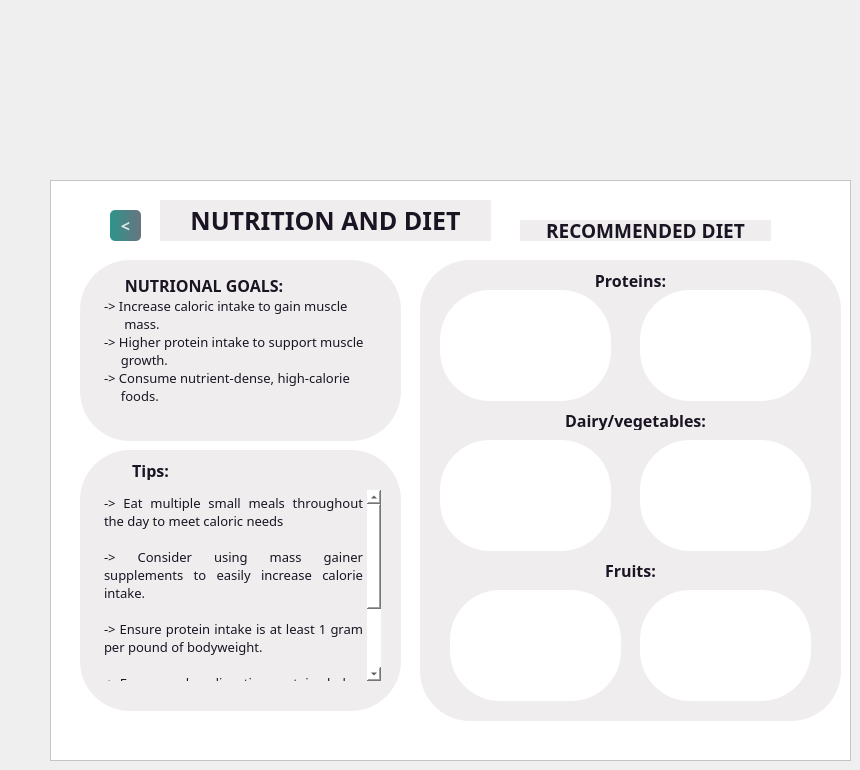
    <widget class="QWidget" name="Ectomorphnutrients">
     <widget class="QFrame" name="frame_8">
      <property name="geometry">
       <rect>
        <x>50</x>
        <y>180</y>
        <width>801</width>
        <height>581</height>
       </rect>
      </property>
      <property name="styleSheet">
       <string notr="true">background-color: rgb(255, 255, 255);</string>
      </property>
      <property name="frameShape">
       <enum>QFrame::Shape::StyledPanel</enum>
      </property>
      <property name="frameShadow">
       <enum>QFrame::Shadow::Raised</enum>
      </property>
      <widget class="QLabel" name="label_22">
       <property name="geometry">
        <rect>
         <x>110</x>
         <y>20</y>
         <width>331</width>
         <height>41</height>
        </rect>
       </property>
       <property name="font">
        <font>
         <family>Sitka Banner</family>
         <pointsize>19</pointsize>
         <bold>true</bold>
        </font>
       </property>
       <property name="styleSheet">
        <string notr="true">
border-radius:150px;
color: #1A1423;

background-color: #F0EDEE;
</string>
       </property>
       <property name="text">
        <string>NUTRITION AND DIET</string>
       </property>
       <property name="alignment">
        <set>Qt::AlignmentFlag::AlignCenter</set>
       </property>
      </widget>
      <widget class="QLabel" name="label_23">
       <property name="geometry">
        <rect>
         <x>30</x>
         <y>80</y>
         <width>321</width>
         <height>181</height>
        </rect>
       </property>
       <property name="styleSheet">
        <string notr="true">
background-color: #F0EDEE;
border-radius:50px;</string>
       </property>
       <property name="text">
        <string/>
       </property>
      </widget>
      <widget class="QTextBrowser" name="textBrowser_2">
       <property name="geometry">
        <rect>
         <x>50</x>
         <y>90</y>
         <width>271</width>
         <height>151</height>
        </rect>
       </property>
       <property name="font">
        <font>
         <family>Sitka Banner</family>
         <pointsize>9</pointsize>
        </font>
       </property>
       <property name="styleSheet">
        <string notr="true">color: #1A1423;
background-color: #F0EDEE;
border-radius:50px;</string>
       </property>
       <property name="html">
        <string>&lt;!DOCTYPE HTML PUBLIC &quot;-//W3C//DTD HTML 4.0//EN&quot; &quot;http://www.w3.org/TR/REC-html40/strict.dtd&quot;&gt;
&lt;html&gt;&lt;head&gt;&lt;meta name=&quot;qrichtext&quot; content=&quot;1&quot; /&gt;&lt;meta charset=&quot;utf-8&quot; /&gt;&lt;style type=&quot;text/css&quot;&gt;
p, li { white-space: pre-wrap; }
hr { height: 1px; border-width: 0; }
li.unchecked::marker { content: &quot;\2610&quot;; }
li.checked::marker { content: &quot;\2612&quot;; }
&lt;/style&gt;&lt;/head&gt;&lt;body style=&quot; font-family:'Sitka Banner'; font-size:9pt; font-weight:400; font-style:normal;&quot;&gt;
&lt;p align=&quot;justify&quot; style=&quot; margin-top:0px; margin-bottom:0px; margin-left:0px; margin-right:0px; -qt-block-indent:0; text-indent:0px;&quot;&gt;&lt;span style=&quot; font-weight:700;&quot;&gt;    &lt;/span&gt;&lt;span style=&quot; font-size:12pt; font-weight:700;&quot;&gt;  NUTRIONAL GOALS:&lt;/span&gt;&lt;/p&gt;
&lt;p align=&quot;justify&quot; style=&quot; margin-top:0px; margin-bottom:0px; margin-left:0px; margin-right:0px; -qt-block-indent:0; text-indent:0px;&quot;&gt;&lt;span style=&quot; font-size:10pt;&quot;&gt;-&amp;gt; Increase caloric intake to gain muscle &lt;/span&gt;&lt;/p&gt;
&lt;p align=&quot;justify&quot; style=&quot; margin-top:0px; margin-bottom:0px; margin-left:0px; margin-right:0px; -qt-block-indent:0; text-indent:0px;&quot;&gt;&lt;span style=&quot; font-size:10pt;&quot;&gt;      mass.&lt;/span&gt;&lt;/p&gt;
&lt;p align=&quot;justify&quot; style=&quot; margin-top:0px; margin-bottom:0px; margin-left:0px; margin-right:0px; -qt-block-indent:0; text-indent:0px;&quot;&gt;&lt;span style=&quot; font-size:10pt;&quot;&gt;-&amp;gt; Higher protein intake to support muscle  &lt;/span&gt;&lt;/p&gt;
&lt;p align=&quot;justify&quot; style=&quot; margin-top:0px; margin-bottom:0px; margin-left:0px; margin-right:0px; -qt-block-indent:0; text-indent:0px;&quot;&gt;&lt;span style=&quot; font-size:10pt;&quot;&gt;     growth.&lt;/span&gt;&lt;/p&gt;
&lt;p align=&quot;justify&quot; style=&quot; margin-top:0px; margin-bottom:0px; margin-left:0px; margin-right:0px; -qt-block-indent:0; text-indent:0px;&quot;&gt;&lt;span style=&quot; font-size:10pt;&quot;&gt;-&amp;gt; Consume nutrient-dense, high-calorie &lt;/span&gt;&lt;/p&gt;
&lt;p align=&quot;justify&quot; style=&quot; margin-top:0px; margin-bottom:0px; margin-left:0px; margin-right:0px; -qt-block-indent:0; text-indent:0px;&quot;&gt;&lt;span style=&quot; font-size:10pt;&quot;&gt;     foods.&lt;/span&gt;&lt;/p&gt;&lt;/body&gt;&lt;/html&gt;</string>
       </property>
      </widget>
      <widget class="QLabel" name="label_24">
       <property name="geometry">
        <rect>
         <x>470</x>
         <y>40</y>
         <width>251</width>
         <height>21</height>
        </rect>
       </property>
       <property name="font">
        <font>
         <family>Sitka Banner</family>
         <pointsize>14</pointsize>
         <bold>true</bold>
        </font>
       </property>
       <property name="styleSheet">
        <string notr="true">background-color: #F0EDEE;
border-radius:50px;

color: #1A1423;
</string>
       </property>
       <property name="text">
        <string>RECOMMENDED DIET</string>
       </property>
       <property name="alignment">
        <set>Qt::AlignmentFlag::AlignCenter</set>
       </property>
      </widget>
      <widget class="QLabel" name="label_34">
       <property name="geometry">
        <rect>
         <x>390</x>
         <y>110</y>
         <width>171</width>
         <height>111</height>
        </rect>
       </property>
       <property name="mouseTracking">
        <bool>false</bool>
       </property>
       <property name="tabletTracking">
        <bool>false</bool>
       </property>
       <property name="acceptDrops">
        <bool>false</bool>
       </property>
       <property name="autoFillBackground">
        <bool>false</bool>
       </property>
       <property name="styleSheet">
        <string notr="true">border-image: url(:/images/meats.jpg);
border-radius:50px;
</string>
       </property>
       <property name="frameShape">
        <enum>QFrame::Shape::NoFrame</enum>
       </property>
       <property name="text">
        <string/>
       </property>
       <property name="pixmap">
        <pixmap>:/meats.jpg</pixmap>
       </property>
       <property name="scaledContents">
        <bool>true</bool>
       </property>
       <property name="wordWrap">
        <bool>false</bool>
       </property>
      </widget>
      <widget class="QLabel" name="label_25">
       <property name="geometry">
        <rect>
         <x>370</x>
         <y>80</y>
         <width>421</width>
         <height>461</height>
        </rect>
       </property>
       <property name="styleSheet">
        <string notr="true">
background-color: #F0EDEE;
border-radius:50px;</string>
       </property>
       <property name="text">
        <string/>
       </property>
      </widget>
      <widget class="QLabel" name="label_35">
       <property name="geometry">
        <rect>
         <x>590</x>
         <y>110</y>
         <width>171</width>
         <height>111</height>
        </rect>
       </property>
       <property name="styleSheet">
        <string notr="true">border-image: url(:/images/diet.jpg);
border-radius:50px;</string>
       </property>
       <property name="text">
        <string/>
       </property>
       <property name="pixmap">
        <pixmap>:/diet.jpg</pixmap>
       </property>
       <property name="scaledContents">
        <bool>true</bool>
       </property>
      </widget>
      <widget class="QLabel" name="label_36">
       <property name="geometry">
        <rect>
         <x>390</x>
         <y>260</y>
         <width>171</width>
         <height>111</height>
        </rect>
       </property>
       <property name="styleSheet">
        <string notr="true">border-image:url(:/images/C:/Users/DELL/Downloads/ectomorph);
border-image: url(:/images/broc.jpg);
border-radius:50px;</string>
       </property>
       <property name="text">
        <string/>
       </property>
       <property name="pixmap">
        <pixmap>:/broc.jpg</pixmap>
       </property>
       <property name="scaledContents">
        <bool>true</bool>
       </property>
      </widget>
      <widget class="QLabel" name="label_37">
       <property name="geometry">
        <rect>
         <x>590</x>
         <y>260</y>
         <width>171</width>
         <height>111</height>
        </rect>
       </property>
       <property name="styleSheet">
        <string notr="true">border-image:url(:/images/C:/Users/DELL/Downloads/ectomorph);
border-image: url(:/images/yogurt.jpg);
border-radius:50px;</string>
       </property>
       <property name="text">
        <string/>
       </property>
       <property name="pixmap">
        <pixmap>:/yogurt.jpg</pixmap>
       </property>
       <property name="scaledContents">
        <bool>true</bool>
       </property>
      </widget>
      <widget class="QLabel" name="label_38">
       <property name="geometry">
        <rect>
         <x>400</x>
         <y>410</y>
         <width>171</width>
         <height>111</height>
        </rect>
       </property>
       <property name="styleSheet">
        <string notr="true">border-image:url(:/images/C:/Users/DELL/Downloads/ectomorph);
border-image: url(:/images/oranges.jpg);
border-radius:50px;</string>
       </property>
       <property name="text">
        <string/>
       </property>
       <property name="pixmap">
        <pixmap>:/oranges.jpg</pixmap>
       </property>
       <property name="scaledContents">
        <bool>true</bool>
       </property>
      </widget>
      <widget class="QLabel" name="label_39">
       <property name="geometry">
        <rect>
         <x>590</x>
         <y>410</y>
         <width>171</width>
         <height>111</height>
        </rect>
       </property>
       <property name="styleSheet">
        <string notr="true">border-image:url(:/images/C:/Users/DELL/Downloads/ectomorph);
border-image: url(:/images/bananas.jpg);
border-radius:50px;</string>
       </property>
       <property name="text">
        <string/>
       </property>
       <property name="pixmap">
        <pixmap>:/bananas.jpg</pixmap>
       </property>
       <property name="scaledContents">
        <bool>true</bool>
       </property>
      </widget>
      <widget class="QLabel" name="label_26">
       <property name="geometry">
        <rect>
         <x>530</x>
         <y>90</y>
         <width>101</width>
         <height>20</height>
        </rect>
       </property>
       <property name="font">
        <font>
         <family>Sitka Banner</family>
         <pointsize>12</pointsize>
         <bold>true</bold>
        </font>
       </property>
       <property name="styleSheet">
        <string notr="true">background-color: #F0EDEE;
border-radius:50px;

color: #1A1423;
</string>
       </property>
       <property name="text">
        <string>Proteins:</string>
       </property>
       <property name="alignment">
        <set>Qt::AlignmentFlag::AlignCenter</set>
       </property>
      </widget>
      <widget class="QLabel" name="label_27">
       <property name="geometry">
        <rect>
         <x>510</x>
         <y>230</y>
         <width>151</width>
         <height>20</height>
        </rect>
       </property>
       <property name="font">
        <font>
         <family>Sitka Banner</family>
         <pointsize>12</pointsize>
         <bold>true</bold>
        </font>
       </property>
       <property name="styleSheet">
        <string notr="true">background-color: #F0EDEE;
border-radius:50px;

color: #1A1423;
</string>
       </property>
       <property name="text">
        <string>Dairy/vegetables:</string>
       </property>
       <property name="alignment">
        <set>Qt::AlignmentFlag::AlignCenter</set>
       </property>
      </widget>
      <widget class="QLabel" name="label_31">
       <property name="geometry">
        <rect>
         <x>530</x>
         <y>380</y>
         <width>101</width>
         <height>20</height>
        </rect>
       </property>
       <property name="font">
        <font>
         <family>Sitka Banner</family>
         <pointsize>12</pointsize>
         <bold>true</bold>
        </font>
       </property>
       <property name="styleSheet">
        <string notr="true">background-color: #F0EDEE;
border-radius:50px;

color: #1A1423;
</string>
       </property>
       <property name="text">
        <string>Fruits:</string>
       </property>
       <property name="alignment">
        <set>Qt::AlignmentFlag::AlignCenter</set>
       </property>
      </widget>
      <widget class="QLabel" name="label_32">
       <property name="geometry">
        <rect>
         <x>30</x>
         <y>270</y>
         <width>321</width>
         <height>261</height>
        </rect>
       </property>
       <property name="styleSheet">
        <string notr="true">
background-color: #F0EDEE;
border-radius:50px;</string>
       </property>
       <property name="text">
        <string/>
       </property>
      </widget>
      <widget class="QLabel" name="label_33">
       <property name="geometry">
        <rect>
         <x>50</x>
         <y>280</y>
         <width>101</width>
         <height>20</height>
        </rect>
       </property>
       <property name="font">
        <font>
         <family>Sitka Banner</family>
         <pointsize>12</pointsize>
         <bold>true</bold>
        </font>
       </property>
       <property name="styleSheet">
        <string notr="true">background-color: #F0EDEE;
border-radius:50px;

color: #1A1423;
</string>
       </property>
       <property name="text">
        <string>Tips:</string>
       </property>
       <property name="alignment">
        <set>Qt::AlignmentFlag::AlignCenter</set>
       </property>
      </widget>
      <widget class="QTextBrowser" name="textBrowser_3">
       <property name="geometry">
        <rect>
         <x>50</x>
         <y>310</y>
         <width>281</width>
         <height>191</height>
        </rect>
       </property>
       <property name="font">
        <font>
         <family>Sitka Banner</family>
         <pointsize>9</pointsize>
        </font>
       </property>
       <property name="styleSheet">
        <string notr="true">color: #1A1423;
background-color: #F0EDEE;
border-radius:50px;</string>
       </property>
       <property name="html">
        <string>&lt;!DOCTYPE HTML PUBLIC &quot;-//W3C//DTD HTML 4.0//EN&quot; &quot;http://www.w3.org/TR/REC-html40/strict.dtd&quot;&gt;
&lt;html&gt;&lt;head&gt;&lt;meta name=&quot;qrichtext&quot; content=&quot;1&quot; /&gt;&lt;meta charset=&quot;utf-8&quot; /&gt;&lt;style type=&quot;text/css&quot;&gt;
p, li { white-space: pre-wrap; }
hr { height: 1px; border-width: 0; }
li.unchecked::marker { content: &quot;\2610&quot;; }
li.checked::marker { content: &quot;\2612&quot;; }
&lt;/style&gt;&lt;/head&gt;&lt;body style=&quot; font-family:'Sitka Banner'; font-size:9pt; font-weight:400; font-style:normal;&quot;&gt;
&lt;p align=&quot;justify&quot; style=&quot; margin-top:0px; margin-bottom:0px; margin-left:0px; margin-right:0px; -qt-block-indent:0; text-indent:0px;&quot;&gt;&lt;span style=&quot; font-size:10pt;&quot;&gt;-&amp;gt; Eat multiple small meals throughout the day to meet caloric needs&lt;/span&gt;&lt;/p&gt;
&lt;p align=&quot;justify&quot; style=&quot;-qt-paragraph-type:empty; margin-top:0px; margin-bottom:0px; margin-left:0px; margin-right:0px; -qt-block-indent:0; text-indent:0px; font-size:10pt;&quot;&gt;&lt;br /&gt;&lt;/p&gt;
&lt;p align=&quot;justify&quot; style=&quot; margin-top:0px; margin-bottom:0px; margin-left:0px; margin-right:0px; -qt-block-indent:0; text-indent:0px;&quot;&gt;&lt;span style=&quot; font-size:10pt;&quot;&gt;-&amp;gt; Consider using mass gainer supplements to easily increase calorie       intake.&lt;/span&gt;&lt;/p&gt;
&lt;p align=&quot;justify&quot; style=&quot;-qt-paragraph-type:empty; margin-top:0px; margin-bottom:0px; margin-left:0px; margin-right:0px; -qt-block-indent:0; text-indent:0px; font-size:10pt;&quot;&gt;&lt;br /&gt;&lt;/p&gt;
&lt;p align=&quot;justify&quot; style=&quot; margin-top:0px; margin-bottom:0px; margin-left:0px; margin-right:0px; -qt-block-indent:0; text-indent:0px;&quot;&gt;&lt;span style=&quot; font-size:10pt;&quot;&gt;-&amp;gt; Ensure protein intake is at least 1 gram per pound of bodyweight.&lt;/span&gt;&lt;/p&gt;
&lt;p align=&quot;justify&quot; style=&quot;-qt-paragraph-type:empty; margin-top:0px; margin-bottom:0px; margin-left:0px; margin-right:0px; -qt-block-indent:0; text-indent:0px; font-size:10pt;&quot;&gt;&lt;br /&gt;&lt;/p&gt;
&lt;p align=&quot;justify&quot; style=&quot; margin-top:0px; margin-bottom:0px; margin-left:0px; margin-right:0px; -qt-block-indent:0; text-indent:0px;&quot;&gt;&lt;span style=&quot; font-size:10pt;&quot;&gt;-&amp;gt; Focus on slow-digesting protein shakes at night to promote muscle  growth during sleep.&lt;/span&gt;&lt;/p&gt;
&lt;p align=&quot;justify&quot; style=&quot;-qt-paragraph-type:empty; margin-top:0px; margin-bottom:0px; margin-left:0px; margin-right:0px; -qt-block-indent:0; text-indent:0px; font-size:10pt;&quot;&gt;&lt;br /&gt;&lt;/p&gt;
&lt;p align=&quot;justify&quot; style=&quot; margin-top:0px; margin-bottom:0px; margin-left:0px; margin-right:0px; -qt-block-indent:0; text-indent:0px;&quot;&gt;&lt;span style=&quot; font-size:10pt;&quot;&gt;-&amp;gt; Aim for a diet with an energy surplus to support weight gain.&lt;/span&gt;&lt;/p&gt;&lt;/body&gt;&lt;/html&gt;</string>
       </property>
      </widget>
      <widget class="QPushButton" name="backecto">
       <property name="geometry">
        <rect>
         <x>60</x>
         <y>30</y>
         <width>31</width>
         <height>31</height>
        </rect>
       </property>
       <property name="font">
        <font>
         <family>Sitka Banner</family>
         <pointsize>12</pointsize>
         <bold>true</bold>
        </font>
       </property>
       <property name="styleSheet">
        <string notr="true">

QPushButton#backecto{
        background-color: qlineargradient(spread:pad, x1:0, y1:0.505682, x2:1, y2:0.477, stop:0 rgba(11, 131, 120, 219), stop:1 rgba(85, 98, 112, 226));
        color:rgba(255, 255, 255, 210);
        border-radius:5px;
}

QPushButton#backecto:hover{
        background-color: qlineargradient(spread:pad, x1:0, y1:0.505682, x2:1, y2:0.477, stop:0 rgba(150, 123, 111, 219), stop:1 rgba(85, 81, 84, 226));
}

QPushButton#backecto:pressed{
        padding-left:5px;
        padding-top:5px;
        background-color:rgba(150, 123, 111, 255);
}
</string>
       </property>
       <property name="text">
        <string>&lt;</string>
       </property>
      </widget>
      <zorder>label_25</zorder>
      <zorder>label_22</zorder>
      <zorder>label_23</zorder>
      <zorder>textBrowser_2</zorder>
      <zorder>label_24</zorder>
      <zorder>label_34</zorder>
      <zorder>label_35</zorder>
      <zorder>label_36</zorder>
      <zorder>label_37</zorder>
      <zorder>label_38</zorder>
      <zorder>label_39</zorder>
      <zorder>label_26</zorder>
      <zorder>label_27</zorder>
      <zorder>label_31</zorder>
      <zorder>label_32</zorder>
      <zorder>label_33</zorder>
      <zorder>textBrowser_3</zorder>
      <zorder>backecto</zorder>
     </widget>
    </widget>
